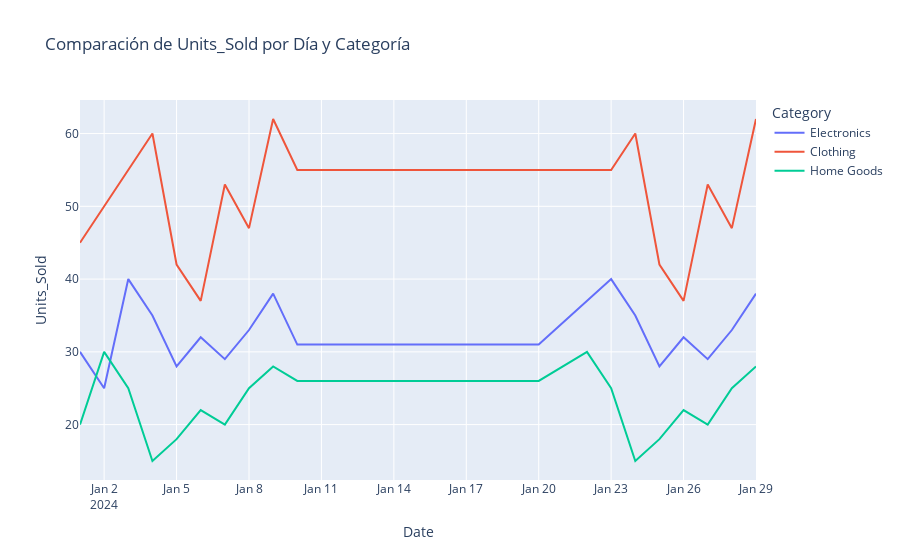

Write notebook code for a chart like this one.
### Code cell
fig = px.line(df, x='', y='Units_Sold', color='Category', title='Comparación de Units_Sold por Día y Categoría')

fig.show()

### Figure 1 — Plotly figure (JSON) as saved in the notebook; plotly's stock layout.template omitted (floating-point values rounded to 4 significant figures)
{"data": [{"hovertemplate": "Category=Electronics<br>Date=%{x}<br>Units_Sold=%{y}<extra></extra>", "legendgroup": "Electronics", "line": {"color": "#636efa", "dash": "solid"}, "marker": {"symbol": "circle"}, "mode": "lines", "name": "Electronics", "orientation": "v", "showlegend": true, "type": "scatter", "x": ["2024-01-01T00:00:00.000000000", "2024-01-02T00:00:00.000000000", "2024-01-03T00:00:00.000000000", "2024-01-04T00:00:00.000000000", "2024-01-05T00:00:00.000000000", "2024-01-06T00:00:00.000000000", "2024-01-07T00:00:00.000000000", "2024-01-08T00:00:00.000000000", "2024-01-09T00:00:00.000000000", "2024-01-10T00:00:00.000000000", "2024-01-20T00:00:00.000000000", "2024-01-23T00:00:00.000000000", "2024-01-24T00:00:00.000000000", "2024-01-25T00:00:00.000000000", "2024-01-26T00:00:00.000000000", "2024-01-27T00:00:00.000000000", "2024-01-28T00:00:00.000000000", "2024-01-29T00:00:00.000000000"], "xaxis": "x", "y": [30, 25, 40, 35, 28, 32, 29, 33, 38, 31, 31, 40, 35, 28, 32, 29, 33, 38], "yaxis": "y"}, {"hovertemplate": "Category=Clothing<br>Date=%{x}<br>Units_Sold=%{y}<extra></extra>", "legendgroup": "Clothing", "line": {"color": "#EF553B", "dash": "solid"}, "marker": {"symbol": "circle"}, "mode": "lines", "name": "Clothing", "orientation": "v", "showlegend": true, "type": "scatter", "x": ["2024-01-01T00:00:00.000000000", "2024-01-02T00:00:00.000000000", "2024-01-03T00:00:00.000000000", "2024-01-04T00:00:00.000000000", "2024-01-05T00:00:00.000000000", "2024-01-06T00:00:00.000000000", "2024-01-07T00:00:00.000000000", "2024-01-08T00:00:00.000000000", "2024-01-09T00:00:00.000000000", "2024-01-10T00:00:00.000000000", "2024-01-20T00:00:00.000000000", "2024-01-23T00:00:00.000000000", "2024-01-24T00:00:00.000000000", "2024-01-25T00:00:00.000000000", "2024-01-26T00:00:00.000000000", "2024-01-27T00:00:00.000000000", "2024-01-28T00:00:00.000000000", "2024-01-29T00:00:00.000000000"], "xaxis": "x", "y": [45, 50, 55, 60, 42, 37, 53, 47, 62, 55, 55, 55, 60, 42, 37, 53, 47, 62], "yaxis": "y"}, {"hovertemplate": "Category=Home Goods<br>Date=%{x}<br>Units_Sold=%{y}<extra></extra>", "legendgroup": "Home Goods", "line": {"color": "#00cc96", "dash": "solid"}, "marker": {"symbol": "circle"}, "mode": "lines", "name": "Home Goods", "orientation": "v", "showlegend": true, "type": "scatter", "x": ["2024-01-01T00:00:00.000000000", "2024-01-02T00:00:00.000000000", "2024-01-03T00:00:00.000000000", "2024-01-04T00:00:00.000000000", "2024-01-05T00:00:00.000000000", "2024-01-06T00:00:00.000000000", "2024-01-07T00:00:00.000000000", "2024-01-08T00:00:00.000000000", "2024-01-09T00:00:00.000000000", "2024-01-10T00:00:00.000000000", "2024-01-20T00:00:00.000000000", "2024-01-22T00:00:00.000000000", "2024-01-23T00:00:00.000000000", "2024-01-24T00:00:00.000000000", "2024-01-25T00:00:00.000000000", "2024-01-26T00:00:00.000000000", "2024-01-27T00:00:00.000000000", "2024-01-28T00:00:00.000000000", "2024-01-29T00:00:00.000000000"], "xaxis": "x", "y": [20, 30, 25, 15, 18, 22, 20, 25, 28, 26, 26, 30, 25, 15, 18, 22, 20, 25, 28], "yaxis": "y"}], "layout": {"legend": {"title": {"text": "Category"}, "tracegroupgap": 0}, "title": {"text": "Comparación de Units_Sold por Día y Categoría"}, "xaxis": {"anchor": "y", "domain": [0, 1], "title": {"text": "Date"}}, "yaxis": {"anchor": "x", "domain": [0, 1], "title": {"text": "Units_Sold"}}}}
